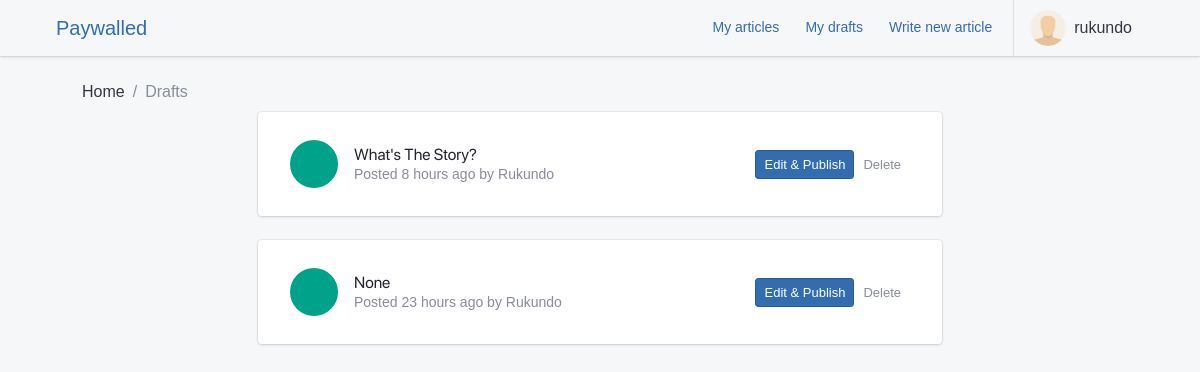
The page /articles/drafts/ (signed in) on the database as committed earlier.
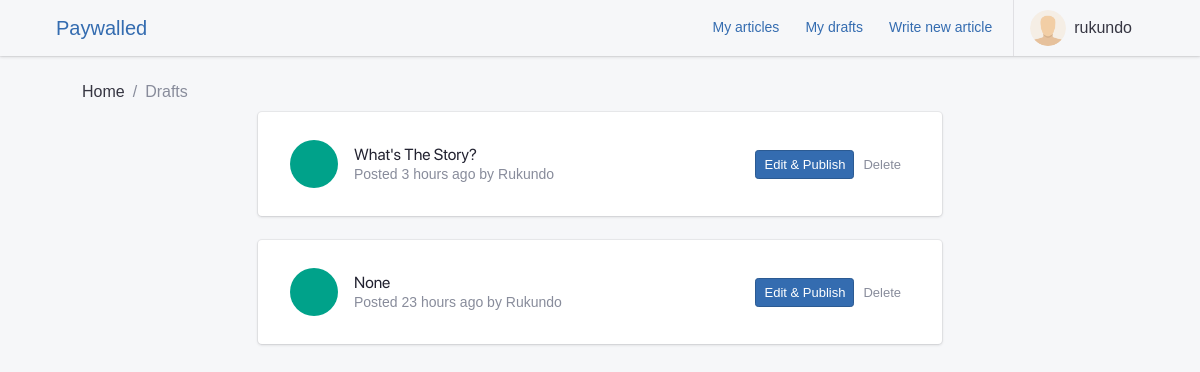
The same page on the database as committed later.
### apps/blog/models.py (models this page shows, shortened)
class Article(models.Model):
    DRAFT = "D"
    PUBLISHED = "P"
    STATUS = ((DRAFT, _("Draft")), (PUBLISHED, _("Published")))
    uuid = models.UUIDField(unique=True, default=uuid.uuid4, editable=False)
    user = models.ForeignKey(
        settings.AUTH_USER_MODEL,
        null=True,
        related_name="articles",
        on_delete=models.SET_NULL,
    )
    date_created = models.DateTimeField(auto_now_add=True)
    date_published = models.DateTimeField(auto_now=True)
    title = models.CharField(max_length=255, null=True, unique=True)
    status = models.CharField(max_length=1, choices=STATUS, default=DRAFT)
    content = models.CharField(_("Content"), max_length=40000, blank=True)
    edited = models.BooleanField(default=False)
    objects = ArticleQuerySet.as_manager()
    class Meta:
        verbose_name = _("Article")
        verbose_name_plural = _("Articles")
        ordering = ("-date_published",)

### apps/authentication/models.py (models this page shows, shortened)
class Profile(models.Model):
    user = models.OneToOneField(User, on_delete=models.CASCADE, verbose_name=_("user"))
    node_pubkey = models.CharField(max_length=80, unique=True, blank=True, null=True)
    class Meta:
        verbose_name = _("profile")
        verbose_name_plural = _("profiles")
        db_table = "auth_profile"
    def get_screen_name(self):
        try:
            if self.user.get_full_name():
                return self.user.get_full_name()
            else:
                return self.user.username
        except Exception:
            return self.user.username

### apps/blog/views.py (the view)
# urls.py: path("drafts/", view=list_drafts, name="drafts"),
@login_required()
def list_drafts(request):
    drafts = request.user.articles.filter(status="D")
    context = {
        "drafts": drafts
    }
    return render(request, "blog/draft_list.html", context)

### paywalled/templates/blog/draft_list.html (shortened to what this page needs)
{% extends 'base.html' %}
{% load static i18n %}
{% load humanize %}
{% block content %}
<div class="container">
    <nav aria-label="breadcrumb">
        <ol class="breadcrumb">
            <li class="breadcrumb-item"><a href="/">{% trans 'Home' %}</a></li>
            <li class="breadcrumb-item active"><a href="{% url 'articles:list' %}">{% trans 'Drafts' %}</a></li>
        </ol>
    </nav>
    <div class="row">
        <div class="col-md-8 mx-auto">
            <div class="list-group list-group-flush list-group-divider">
                {% for article in drafts %}
                <div class="card mb-4" id="drafts">
                    <div class="card-body">
                        <div class="list-group-item">
                            <div class="list-group-item-figure">
                                <a href="{% url 'articles:article' article.uuid %}"
                                    class="tile tile-lg tile-circle bg-success">
                                </a>
                            </div>
                            <div class="list-group-item-body">
                                <h4 class="list-group-item-title">
                                    <a href="{% url 'articles:article' article.uuid %}">{{ article.title|title }}</a>
                                </h4>
                                <p class="list-group-item-text">{% trans 'Posted' %}
                                    {{ article.date_published|naturaltime }}
                                    by
                                    {{ article.user.profile.get_screen_name|title }} </p>
                            </div>
                            <div class="list-group-item-figure">
                                <a href="{% url 'articles:publish_article' article.uuid %}"
                                    class="btn btn-sm btn-primary">Edit & Publish</a>
                                <a class="btn btn-sm btn-light"
                                    href="{% url 'articles:delete_draft' article.pk %}">Delete</a>
                            </div>
                        </div>
                    </div>
                </div>
                {% empty %}
                <p class="no-data">You have no drafts yet.</p>
                {% endfor %}
            </div>
        </div>
    </div>
</div>
{% endblock content %}

Rows that differ between the two databases and show on the page:
changed Article "What's The Story?": date_published "8 hours ago" → "3 hours ago"
